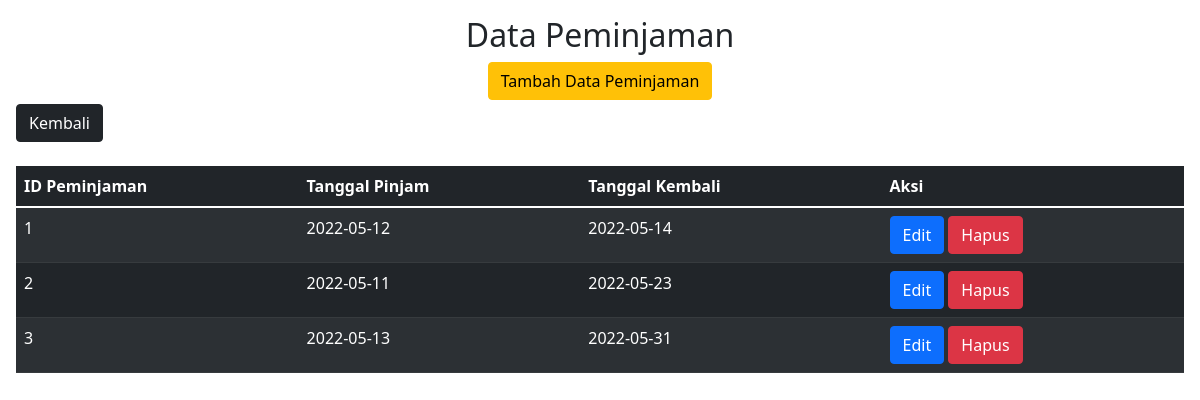
The app's page /Peminjaman.php with its own data.
### tables this page shows
CREATE TABLE `peminjaman` (
  `id_peminjaman` int(11) NOT NULL,
  `tgl_pinjam` date NOT NULL,
  `tgl_kembali` date NOT NULL
);

### Koneksi.php (called while the page is built)
<?php
function koneksi()
{
    try {
        $dbh = new PDO('mysql:host=localhost;dbname=perpustakaan', "root", "");
        $dbh->setAttribute( PDO::ATTR_ERRMODE, PDO::ERRMODE_EXCEPTION );
      }
      catch (PDOException $e) {
        print "Koneksi atau query bermasalah: " . $e->getMessage() . "<br/>";
        die();
      }
    return $dbh;
}
?>

### Model.php (the view, shortened to what this page needs)
<!DOCTYPE html>
<html lang="en">
<head>
    <link href="https://cdn.jsdelivr.net/npm/bootstrap@5.1.3/dist/css/bootstrap.min.css" rel="stylesheet">
</head>
<body>
</body>
</html>
<?php
require("./Koneksi.php");
function readData($nama_tabel)
{
    $stmt = koneksi()->prepare("SELECT * FROM $nama_tabel");
    $stmt-> execute();
    $result = $stmt-> fetchAll();
    if (!empty($result)) {
        if ($nama_tabel == "member") {
            foreach ($result as $hasil) {
                echo "<tr>";
                echo "<td>" . $hasil['id_member'] . "</td>";
                echo "<td>" . $hasil['nama_member'] . "</td>";
                echo "<td>" . $hasil['nomor_member'] . "</td>";
                echo "<td>" . $hasil['alamat'] . "</td>";
                echo "<td>" . $hasil["tgl_mendaftar"] . "</td>";
                echo "<td>" . $hasil["tgl_terakhir_bayar"] . "</td>";
                echo "<td>";
                echo "<a class='btn btn-primary' href='FormMember.php?id_member=" . $hasil['id_member'] . "'>Edit</a>";
                echo " ";
                echo "<a class='btn btn-danger' href='Member.php?id_member=" . $hasil['id_member'] . "' onclick=\"return confirm('Yakin Ingin Dihapus?')\">Hapus</a>";
                echo "</td>";
                echo "</tr>";
            }
        }
        elseif ($nama_tabel == "peminjaman") {
            foreach ($result as $hasil) {
                echo "<tr>";
                echo "<td>" . $hasil["id_peminjaman"] . "</td>";
                echo "<td>" . $hasil["tgl_pinjam"] . "</td>";
                echo "<td>" . $hasil["tgl_kembali"] . "</td>";
                echo "<td>";
                echo "<a class='btn btn-primary' href='FormPeminjaman.php?id_peminjaman=" . $hasil['id_peminjaman'] . "'>Edit</a>";
                echo "<a class='btn btn-danger' href='Peminjaman.php?id_peminjaman=" . $hasil['id_peminjaman'] . "' onclick=\"return confirm('Yakin Ingin Dihapus?')\">Hapus</a>";
                echo "</td>";
                echo "</tr>";
            }
        }
    }
}

### records on screen
peminjaman: id_peminjaman "1", tgl_pinjam "2022-05-12", tgl_kembali "2022-05-14"
peminjaman: id_peminjaman "2", tgl_pinjam "2022-05-11", tgl_kembali "2022-05-23"
peminjaman: id_peminjaman "3", tgl_pinjam "2022-05-13", tgl_kembali "2022-05-31"
